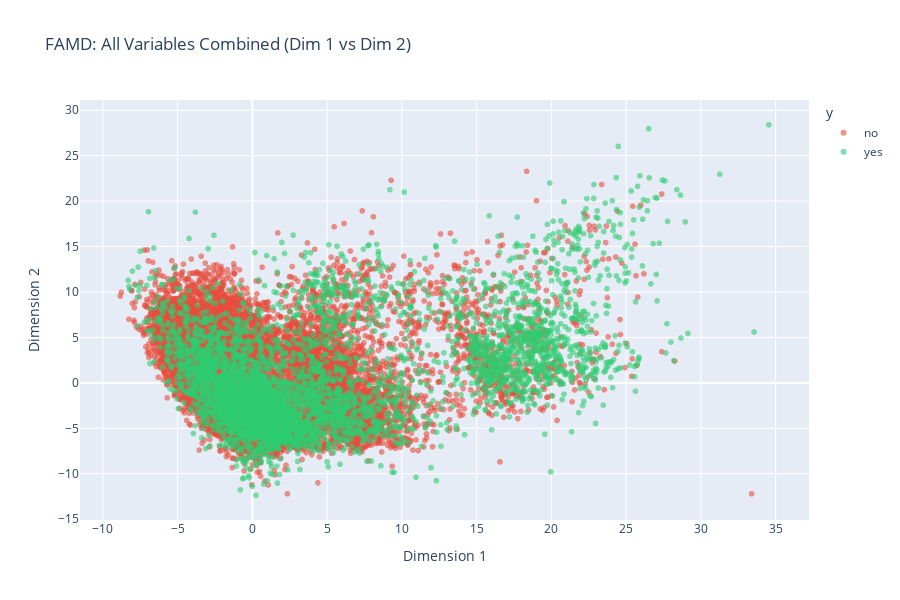

Notebook code cell kept with this figure:
### Code cell
# Visualize individuals
fig = px.scatter(
    df_famd, 
    x=0, 
    y=1, 
    color='y',
    title="FAMD: All Variables Combined (Dim 1 vs Dim 2)",
    labels={'0': 'Dimension 1', '1': 'Dimension 2'},
    opacity=0.6,
    color_discrete_map={'yes': '#2ecc71', 'no': '#e74c3c'}
)
fig.update_layout(height=600, width=900)
fig.show()

### Figure 1 — Plotly figure (JSON) as saved in the notebook; plotly's stock layout.template omitted (floating-point values rounded to 4 significant figures; data arrays with more than 128 entries replaced by an {"elided": "..."} marker saying what was removed)
{"data": [{"hovertemplate": "y=no<br>Dimension 1=%{x}<br>Dimension 2=%{y}<extra></extra>", "legendgroup": "no", "marker": {"color": "#e74c3c", "opacity": 0.6, "symbol": "circle"}, "mode": "markers", "name": "no", "showlegend": true, "type": "scattergl", "x": {"elided": "36548 float values"}, "xaxis": "x", "y": {"elided": "36548 float values"}, "yaxis": "y"}, {"hovertemplate": "y=yes<br>Dimension 1=%{x}<br>Dimension 2=%{y}<extra></extra>", "legendgroup": "yes", "marker": {"color": "#2ecc71", "opacity": 0.6, "symbol": "circle"}, "mode": "markers", "name": "yes", "showlegend": true, "type": "scattergl", "x": {"elided": "4640 float values"}, "xaxis": "x", "y": {"elided": "4640 float values"}, "yaxis": "y"}], "layout": {"height": 600, "legend": {"title": {"text": "y"}, "tracegroupgap": 0}, "title": {"text": "FAMD: All Variables Combined (Dim 1 vs Dim 2)"}, "width": 900, "xaxis": {"anchor": "y", "domain": [0, 1], "title": {"text": "Dimension 1"}}, "yaxis": {"anchor": "x", "domain": [0, 1], "title": {"text": "Dimension 2"}}}}
